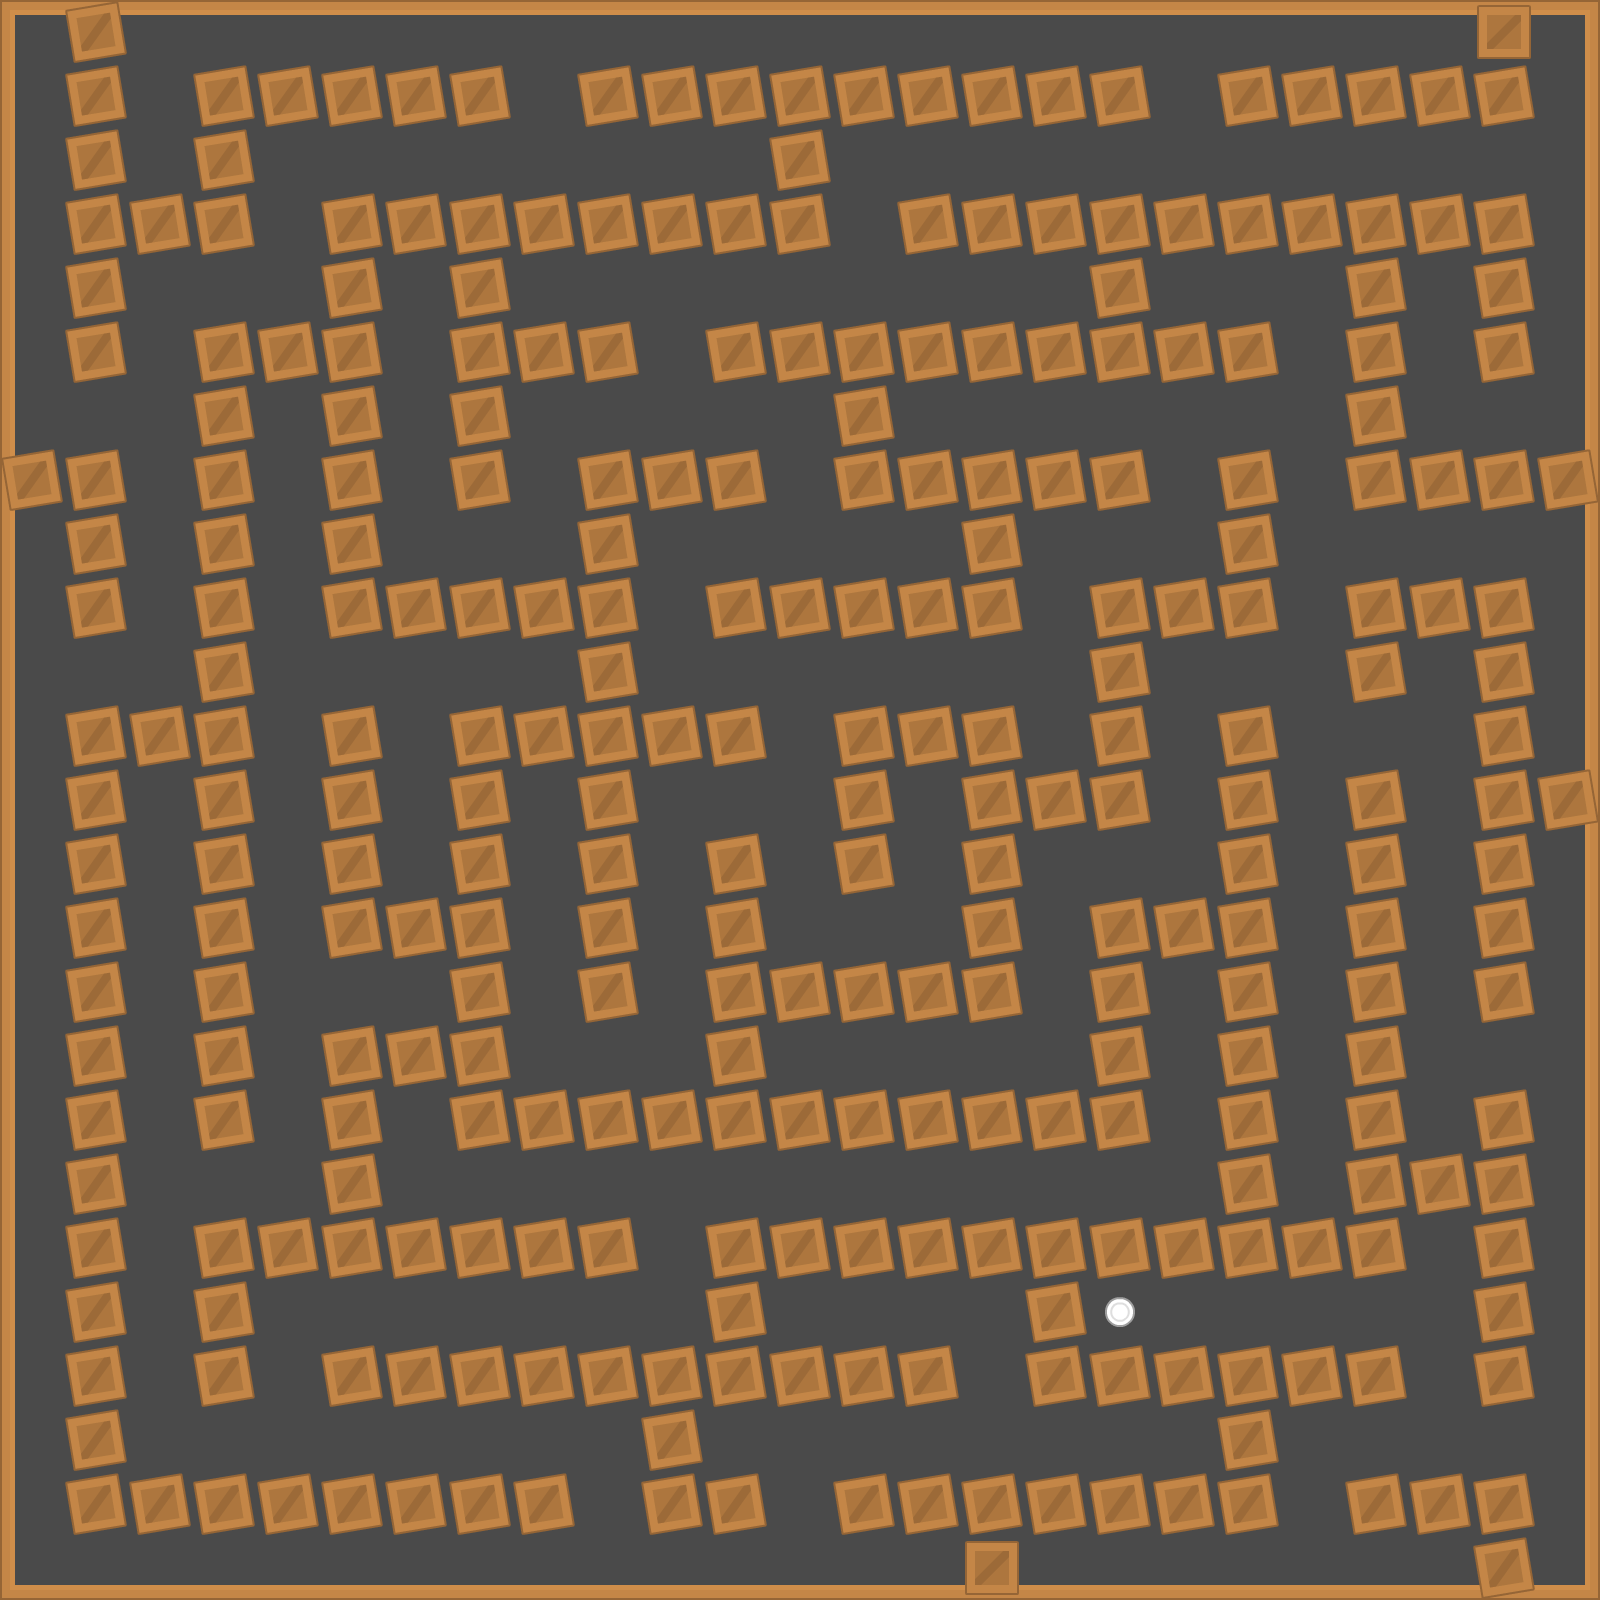

Rendered tile map (Tiled .tmx) drawn with the repository's tilesets; below, a short description and the map source with its tile grids summarised:
An orthogonal 25x25 tile map with 64x64 px tiles, 2 tile layers (ground, top) and 80 objects (78x wall, player, treasure).

<map version="1.2" tiledversion="1.2.1" orientation="orthogonal" renderorder="right-down" width="25" height="25" tilewidth="64" tileheight="64" infinite="0" nextlayerid="7" nextobjectid="352">
 <tileset firstgid="1" source="Tileset.tsx" />
 <layer id="1" name="ground" width="25" height="25" locked="1">
  <data>[625 cells, 625 non-empty, 9 distinct tile ids]</data>
 </layer>
 <layer id="2" name="top" width="25" height="25" locked="1">
  <data>[625 cells, 289 non-empty, 3 distinct tile ids]</data>
 </layer>
 <objectgroup id="6" name="obstacle">
  <object id="269" name="player" x="37" y="39" />
  <object id="270" name="treasure" x="1118.67" y="1313.33" />
  <object id="271" name="wall" x="0" y="0" width="10.6667" height="1599.15" />
  <object id="272" name="wall" x="1591.64" y="-2.6053" width="10.6667" height="1599.15" />
  <object id="273" name="wall" x="8" y="1" width="1587" height="9" />
  <object id="274" name="wall" x="6.5" y="1586.41" width="1587" height="9" />
  <object id="275" name="wall" x="67" y="3" width="60" height="380" />
  <object id="276" name="wall" x="194" y="66" width="60" height="191" />
  <object id="277" name="wall" x="67" y="449.5" width="60" height="191" />
  <object id="278" name="wall" x="126" y="195.5" width="68" height="61" />
  <object id="280" name="wall" x="2" y="448.5" width="68" height="61" />
  <object id="281" name="wall" x="194" y="322.5" width="130" height="61" />
  <object id="282" name="wall" x="194" y="381.5" width="60" height="769" />
  <object id="283" name="wall" x="322" y="193.5" width="60" height="447" />
  <object id="284" name="wall" x="450" y="253.5" width="60" height="258" />
  <object id="285" name="wall" x="252" y="65.5" width="259" height="61" />
  <object id="286" name="wall" x="380" y="194.5" width="391" height="61" />
  <object id="288" name="wall" x="578.5" y="67.5" width="573" height="61" />
  <object id="289" name="wall" x="771" y="125" width="60" height="133" />
  <object id="290" name="wall" x="579" y="450" width="60" height="258" />
  <object id="291" name="wall" x="66" y="764.5" width="60" height="772" />
  <object id="292" name="wall" x="65" y="706.5" width="130" height="61" />
  <object id="293" name="wall" x="123" y="1475.5" width="453" height="61" />
  <object id="294" name="wall" x="194" y="1218.5" width="447" height="61" />
  <object id="295" name="wall" x="379" y="578.5" width="203" height="61" />
  <object id="296" name="wall" x="322" y="703" width="60" height="200" />
  <object id="297" name="wall" x="322" y="898.5" width="130" height="61" />
  <object id="298" name="wall" x="450" y="706" width="60" height="446" />
  <object id="299" name="wall" x="321" y="1026.5" width="130" height="61" />
  <object id="300" name="wall" x="578" y="766" width="60" height="255" />
  <object id="301" name="wall" x="509" y="707.5" width="260" height="61" />
  <object id="302" name="wall" x="637" y="449.5" width="130" height="61" />
  <object id="303" name="wall" x="508" y="321.5" width="130" height="61" />
  <object id="304" name="wall" x="705" y="321.5" width="575" height="61" />
  <object id="305" name="wall" x="835" y="378.5" width="60" height="133" />
  <object id="306" name="wall" x="1090" y="193.5" width="60" height="133" />
  <object id="307" name="wall" x="707" y="578.5" width="260" height="61" />
  <object id="308" name="wall" x="892" y="448.5" width="260" height="61" />
  <object id="309" name="wall" x="897" y="195.5" width="195" height="61" />
  <object id="310" name="wall" x="1148" y="193.5" width="327" height="61" />
  <object id="311" name="wall" x="1475" y="192.5" width="60" height="189" />
  <object id="312" name="wall" x="1347" y="250.5" width="60" height="263" />
  <object id="313" name="wall" x="1218" y="451.5" width="60" height="190" />
  <object id="314" name="wall" x="1089" y="633.5" width="60" height="140" />
  <object id="315" name="wall" x="962" y="508.5" width="60" height="133" />
  <object id="316" name="wall" x="1348" y="576.5" width="60" height="125" />
  <object id="317" name="wall" x="1475" y="6.5" width="60" height="121" />
  <object id="318" name="wall" x="1217.5" y="67.5" width="259" height="61" />
  <object id="319" name="wall" x="1400.5" y="449.5" width="195" height="61" />
  <object id="320" name="wall" x="765.5" y="962.5" width="259" height="61" />
  <object id="321" name="wall" x="508.5" y="1089.5" width="583" height="61" />
  <object id="322" name="wall" x="1091" y="952.5" width="60" height="199" />
  <object id="323" name="wall" x="1217" y="705.5" width="60" height="513" />
  <object id="324" name="wall" x="963" y="708.5" width="60" height="260" />
  <object id="325" name="wall" x="833.5" y="706.5" width="133" height="61" />
  <object id="326" name="wall" x="1016.5" y="769.5" width="133" height="61" />
  <object id="327" name="wall" x="1090.5" y="898.5" width="133" height="61" />
  <object id="328" name="wall" x="322" y="1083.5" width="60" height="139" />
  <object id="329" name="wall" x="195" y="1276.5" width="60" height="130" />
  <object id="330" name="wall" x="321.5" y="1345.5" width="639" height="61" />
  <object id="331" name="wall" x="642" y="1403.5" width="60" height="131" />
  <object id="332" name="wall" x="707" y="1217.5" width="60" height="132" />
  <object id="333" name="wall" x="697" y="1473.5" width="71" height="61" />
  <object id="334" name="wall" x="834.5" y="1474.5" width="386" height="61" />
  <object id="335" name="wall" x="764.5" y="1217.5" width="642" height="61" />
  <object id="337" name="wall" x="705" y="831" width="60" height="260" />
  <object id="338" name="wall" x="834" y="764" width="60" height="130" />
  <object id="339" name="wall" x="1025" y="1279" width="60" height="130" />
  <object id="340" name="wall" x="1219" y="1406" width="60" height="130" />
  <object id="341" name="wall" x="962" y="1532" width="60" height="57" />
  <object id="342" name="wall" x="1474" y="1474" width="60" height="115" />
  <object id="343" name="wall" x="1346" y="769.5" width="60" height="451" />
  <object id="344" name="wall" x="1474" y="637.5" width="60" height="386" />
  <object id="345" name="wall" x="1474" y="1089.5" width="60" height="318" />
  <object id="346" name="wall" x="1405.5" y="578.5" width="130" height="61" />
  <object id="347" name="wall" x="1090" y="579.5" width="130" height="61" />
  <object id="348" name="wall" x="1405" y="1152.5" width="72" height="61" />
  <object id="349" name="wall" x="1346" y="1473.5" width="130" height="61" />
  <object id="350" name="wall" x="1084" y="1347.5" width="322" height="61" />
  <object id="351" name="wall" x="1531" y="768.5" width="64" height="61" />
 </objectgroup>
</map>
